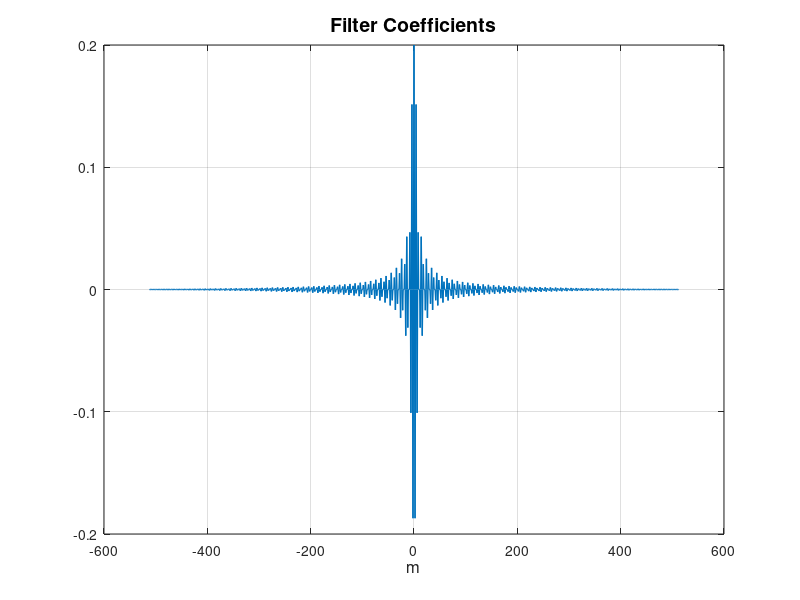
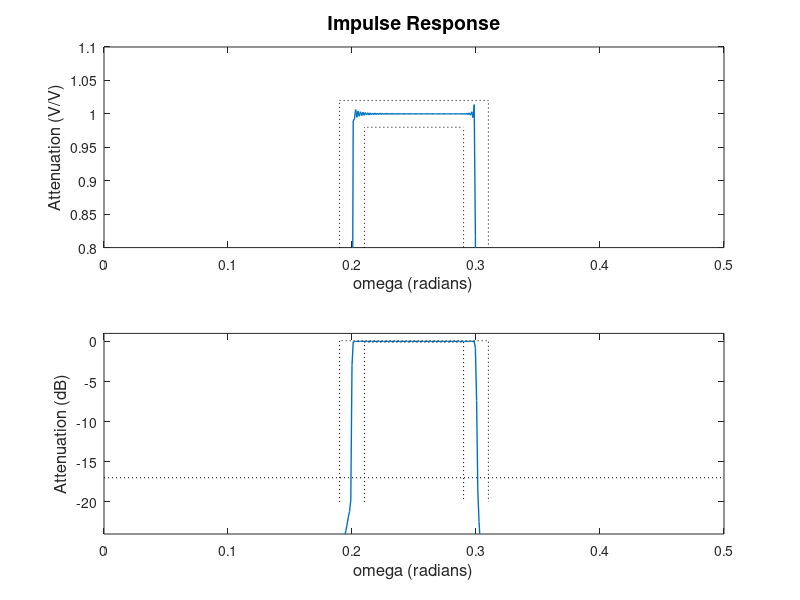

Write MATLAB code to recreate these figures, in order.
M = 1025;
m = (-(M-1)/2):((M-1)/2);

%f_c = 2/M
%f_s = 21/M

f_c = 0.05;
f_s = 0.25;

filt = sinc(m) - 4*f_c*sinc(2*f_c*m) .* cos(2*pi*f_s*m);
filt = 4*f_c*sinc(2*f_c*m) .* cos(2*pi*f_s*m);

%f_l = f_s-f_c;
%f_h = 0.5-f_s-f_c;
%filt = 2*f_l*sinc(2*f_l*m) + 2*f_h*sinc(2*f_h*m) .* (-1).^(m+(M-1)/2); 

beta = 2.87;
win = besseli(0, beta*sqrt(1-(2*m/(M-1)).^2), 0)./besseli(0, beta, 0);
%win = 0.54 + 0.46*cos(2*pi*m);

winfilt = win.*filt;
winfilt_f = fft(winfilt);

figure(1)
plot(m, winfilt, 'linewidth', 1)
title('Filter Coefficients', 'fontsize', 14)
xlabel('m', 'fontsize', 12)
grid on

%print './report/fig_coef.eps' -depsc
%print './report/fig_coef.png' -dpng

sum(winfilt - fliplr(winfilt))
max(abs(fft(winfilt)))

figure(2)

subplot(2, 1, 2)
plot((m+(M-1)/2)/M, 10*log10(abs(winfilt_f)), 'linewidth', 1)
hold on
plot([0.19, 0.19, 0.31, 0.31 ], ...
  [-20, 10*log10(1.02), 10*log10(1.02), -20], ':k')
plot([0.21, 0.21, 0.29, 0.29 ], ...
  [-20, 10*log10(0.98), 10*log10(0.98), -20], ':k')
plot([0, 0.5], [10*log10(0.02), 10*log10(0.02)], ':k')
hold off
axis([0, 0.5, -24, 1])
xlabel('omega (radians)', 'fontsize', 12)
ylabel('Attenuation (dB)', 'fontsize', 12)


subplot(2, 1, 1)
plot((m+(M-1)/2)/M, abs(winfilt_f), 'linewidth', 1)
hold on
plot([0.19, 0.19, 0.31, 0.31 ], ...
  [0, 1.02, 1.02, 0], ':k')
plot([0.21, 0.21, 0.29, 0.29 ], ...
  [0, 0.98, 0.98, 0], ':k')
hold off
axis([0, 0.5, 0.8, 1.1])
title('Impulse Response', 'fontsize', 14)
xlabel('omega (radians)', 'fontsize', 12)
ylabel('Attenuation (V/V)', 'fontsize', 12)

%print './report/fig_ver.eps' -depsc
%print './report/fig_ver.png' -dpng
